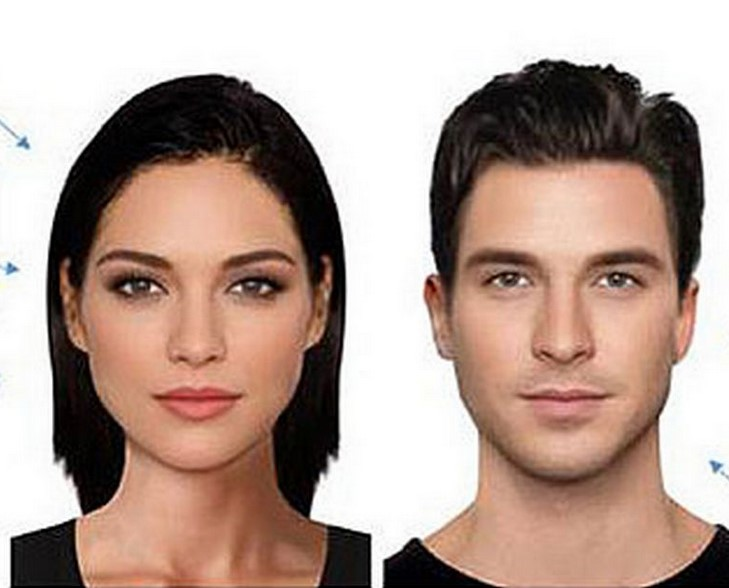
#> input picture faces_test.jpg, 729 x 588 px
$ python Face_Detector_Image.py
#> lines starting #> are read from the running program, lines starting #| are printed output that depends on the picture; after the words box and inside, x2 and y2 are one past the last pixel; in counts of white or black regions, pixels touching at a corner belong together
"""
Face Detector
This is a face detector program using OpenCV.
** Only for frontal face detection. **
-----------------------------------------------
Detector de rostros
Programa de detector de rostros usando OpenCV
** Solo para detección de rostros frontales. **
"""
import cv2
from random import randrange


# Load some pre-trained data on face frontals from opencv / Carga datos preentranados desde opencv
trained_face_data = cv2.CascadeClassifier('haarcascade_frontalface_default.xml')

# Choose an image to detect / Elegir una imagen para detectar
img = cv2.imread('faces_test.jpg')
#> img is the input picture: shape (588, 729, 3); mean B, G, R 147.5, 157.6, 180.2

# Change to grayscale / Cambiar a escala de grises
grayscaled_img = cv2.cvtColor(img, cv2.COLOR_BGR2GRAY)
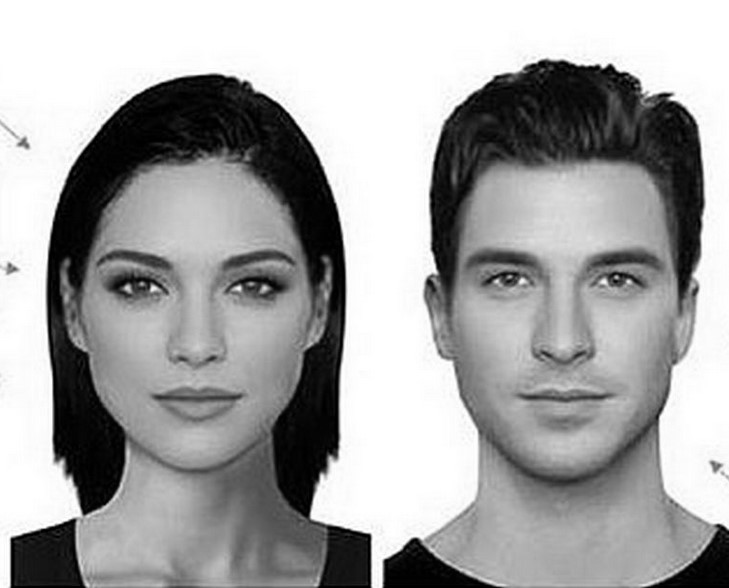
#> grayscaled_img: shape (588, 729); min 0, max 255, mean 163.2

# Detect faces / Detectar rostros
face_coordinates = trained_face_data.detectMultiScale(grayscaled_img)
#> face_coordinates = [[432, 181, 257, 257], [60, 182, 273, 273]]

# Assign coordinates and loop / Asignar coordenadas y ciclar
for (x, y, w, h) in face_coordinates:
    # (x, y, w, h) = face_coordinates[0]
    # Draw rectangle around the face / Dibujar rectálngulo alrededor del rostro -> (image, coordinates, line color, line thickness)
    cv2.rectangle(img, (x, y), (x+w, y+h), (randrange(256), randrange(256), randrange(256)), 5)
#> this loop made 2 passes
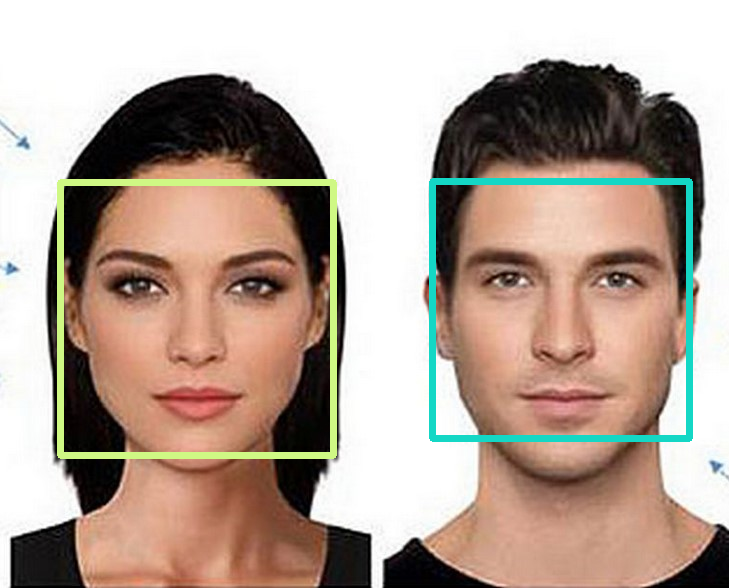
#> img: shape (588, 729, 3); 3.45% of pixels changed, all inside (x1, y1, x2, y2) = (57, 178, 693, 459)

# Print coordenates / Imprimir coordenadas
print(face_coordinates)
#| [[432 181 257 257]
#|  [ 60 182 273 273]]

# Show the image / Muestra la imagen
cv2.imshow("\tFACE DETECTOR", img)

# Wait until any key is pressed and then continues the program / Espera hasta que se presione una tecla y luego continúa el programa
cv2.waitKey()
print("Code completed!")

$ run again, with rdj.jpg copied over faces_test.jpg
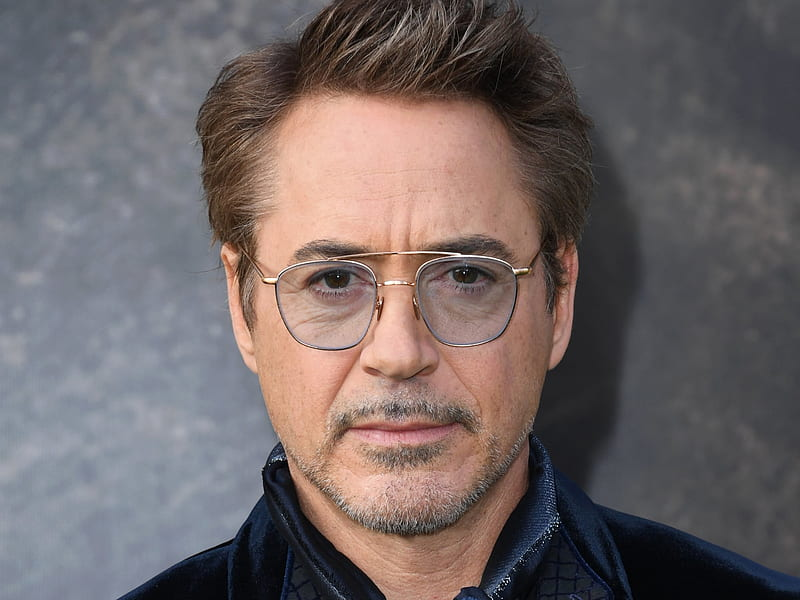
#> input picture rdj.jpg, 800 x 600 px
#> img is the input picture: shape (600, 800, 3); mean B, G, R 101.7, 101.8, 111.9
#> `grayscaled_img = cv2.cvtColor(img, cv2.COLOR_BGR2GRAY)`:
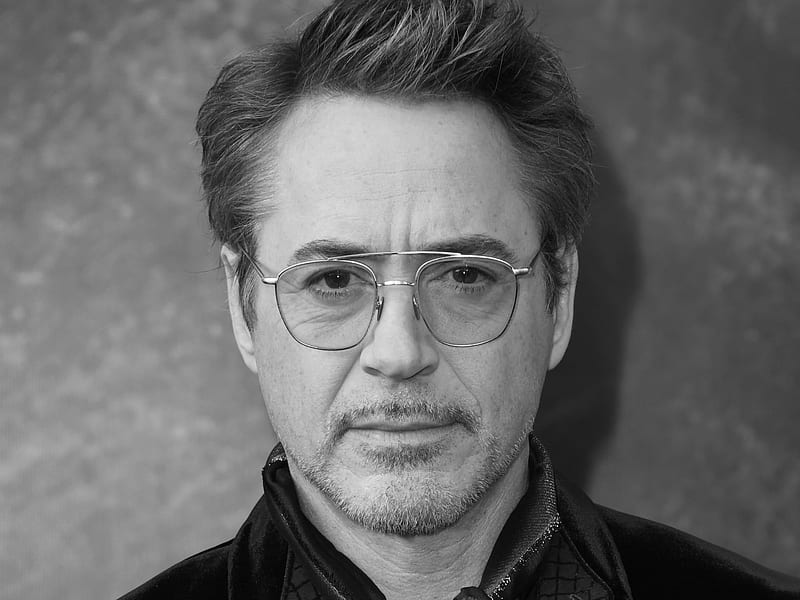
#> grayscaled_img: shape (600, 800); min 0, max 255, mean 104.8
#> face_coordinates = [[203, 129, 393, 393]]
#> the loop `for (x, y, w, h) in face_coordinates:` made 1 pass
#> after the loop `for (x, y, w, h) in face_coordinates:`:
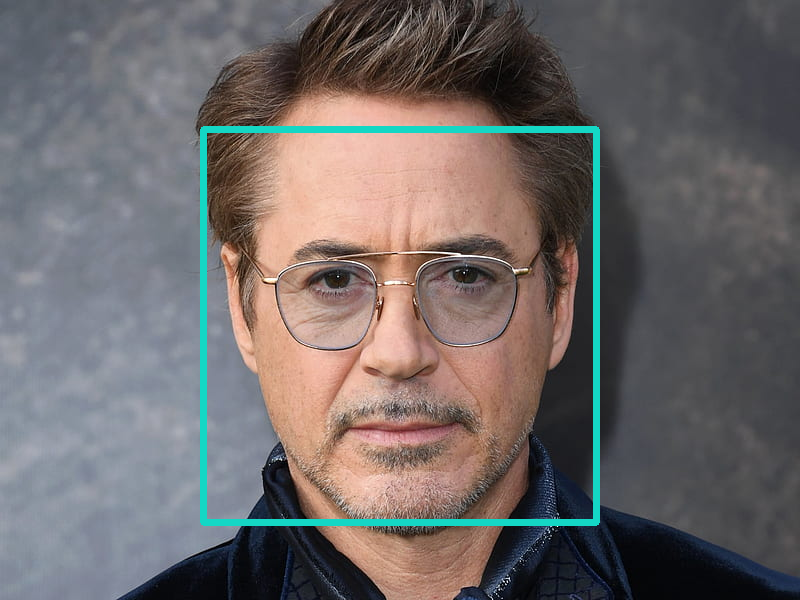
#> img: shape (600, 800, 3); 2.29% of pixels changed, all inside (x1, y1, x2, y2) = (200, 126, 600, 526)
#| [[203 129 393 393]]
